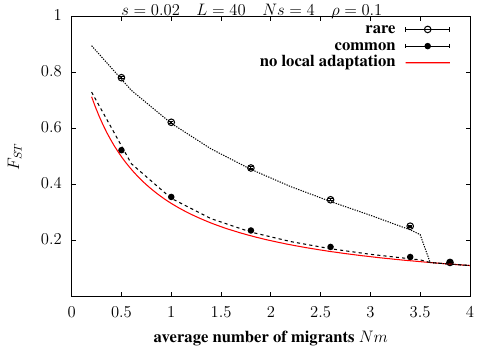

This chart was generated by the following gnuplot code:
set output  "FST_vs_Nm_Ns4.tex"
set terminal epslatex color dl 3.0 blacktext 12 'ptm,b' standalone
set border linewidth 2
set style line 1 lt 3 lc rgb "black"  pt 3 lw 5
set style line 2 lt 3 lc rgb "black"  pt 3  lw 5
set style line 3 lt 3 lc rgb "black"  pt 3  lw 5
set style line 4 lt 3 lc rgb "red"  pt 3 ps 0.8 lw 3
set style line 5 lt 3 lc rgb "blue"  pt 5 ps 0.8 lw 3
set style line 6 lt 3 lc rgb "green"  pt 1 ps 0.8 lw 3
set style line 7 lt 3 lc rgb "red"  pt 3 lw 4
set style line 8 lt 3 lc rgb "blue"  pt 5  lw 4
set style line 9 lt 3 lc rgb "black"  pt 1  lw 4
set style line 10 lt 3 lc rgb "red"  pt 3 lw 4
set style line 11 lt 3 lc rgb "blue"  pt 5  lw 4
set style line 12 lt 3 lc rgb "black"  pt 1  lw 4

#set format y '\large %g'  
#set format x '\large %g'  

#se size  ratio 0.8

se yrange [0.0:1.0]
#se xrange [0.0:0.6]
#se xtics (0.0,0.1,0.2,0.3,0.4,0.5,0.6)
#se yrange [0.0:1.0]
se ytics (0.2,0.4,0.6,0.8,1.0)
#se logsc y
#se logsc x
se key top right

se xlabel "average number of migrants $N m$"
se ylabel "$F_{ST}$"
se label "$s=0.02 \\quad L=40 \\quad  Ns=4 \\quad  \\rho=0.1$"  at 0.5,1.02
set style function lines

pl "L40_KS4_rho0.1_sims.txt"  u 1:6:((($7-$6*$6)/250)**0.5) w yerrorbars ps 1.5 pt 6 lw 3 lc rgb "black" ti "rare",\
"L40_KS4_rho0.1_sims.txt"  u 1:4:((($5-$4*$4)/2250)**0.5) w yerrorbars  ps 1.5 pt 7 lw 3 lc rgb "black" ti "common",\
1.0/(1.0+2*x) w lines lw 3 lc rgb "red" ti "no local adaptation",\
"Ks4_L40_Ls0.8_rho0.1.txt" u 1:4 w lines lw 3 lt 4 dt (1,1) lc rgb "black" noti,\
"Ks4_L40_Ls0.8_rho0.1.txt" u 1:5 w lines lw 3 lt 4 dt (0.5,0.5) lc rgb "black" noti

#set terminal po col
#set output # closes file
#pause -1 "Hit any key to continue"

#system('epstopdf abc_MM-inc.eps && pdflatex abc_MM.tex')
#system('latex abc_MM.tex && dvips abc_MM.dvi && ps2pdf abc_MM.ps')
